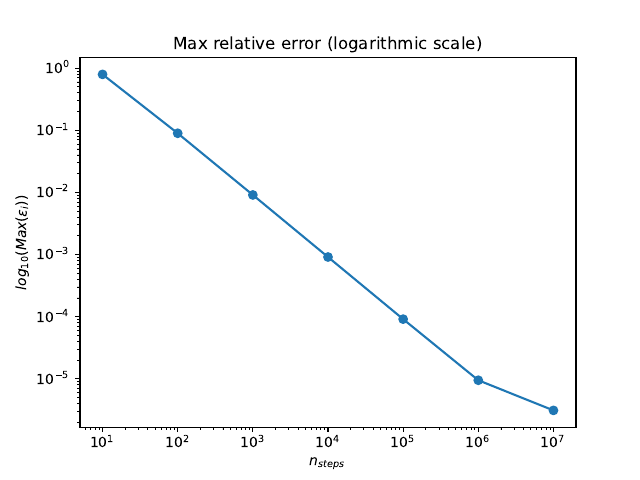

Source code (Python):
import numpy as np
import matplotlib.pyplot as plt

# c) Plotting the maximum relative error

data = np.loadtxt("n_steps_max_rel_err.txt")
n_steps = data[:, 0]
max_rel_err = data[:, 1]

plt.plot(n_steps, np.log(max_rel_err), marker = "o")
plt.title("Max relative error (logarithmic scale)")
plt.xlabel(r"$n_{steps}$")
plt.ylabel(r"$log_{10}(Max(\epsilon_i))$")
plt.xscale("log")
plt.yscale("log")
plt.savefig('p8c.pdf')
